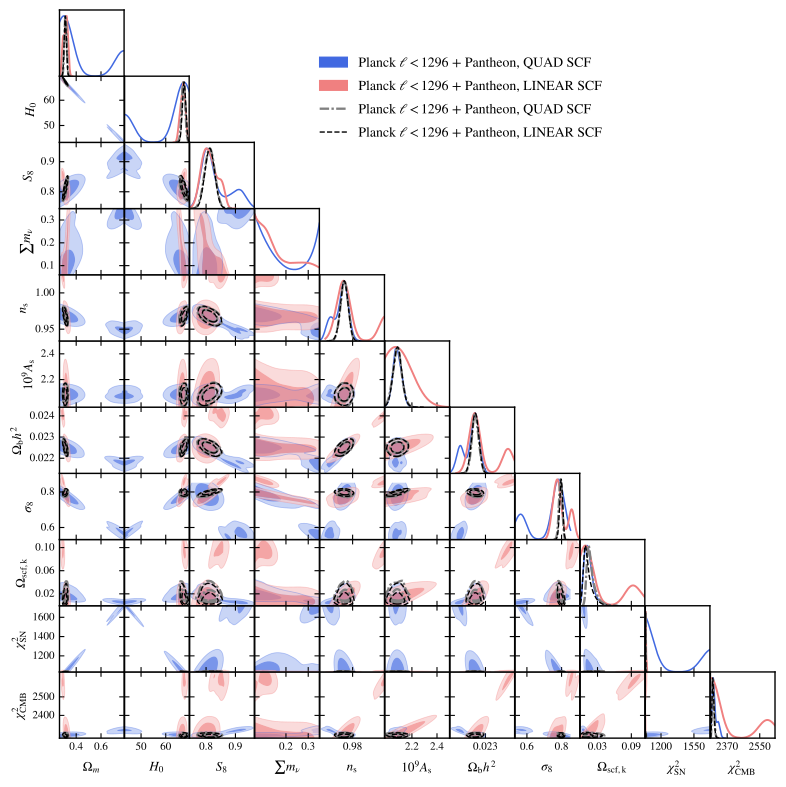

The script that drew this image:
import getdist.plots as gplot
from getdist import MCSamples
from getdist import loadMCSamples
import os
import matplotlib
import subprocess
import matplotlib.pyplot as plt
import numpy as np

# GENERAL PLOT OPTIONS
matplotlib.rcParams['mathtext.fontset'] = 'stix'
matplotlib.rcParams['font.family'] = 'STIXGeneral'
matplotlib.rcParams['mathtext.rm'] = 'Bitstream Vera Sans'
matplotlib.rcParams['mathtext.it'] = 'Bitstream Vera Sans:italic'
matplotlib.rcParams['mathtext.bf'] = 'Bitstream Vera Sans:bold'
matplotlib.rcParams['xtick.bottom'] = True
matplotlib.rcParams['xtick.top'] = False
matplotlib.rcParams['ytick.right'] = False
matplotlib.rcParams['axes.edgecolor'] = 'black'
matplotlib.rcParams['axes.linewidth'] = '1.0'
matplotlib.rcParams['axes.labelsize'] = 'medium'
matplotlib.rcParams['axes.grid'] = True
matplotlib.rcParams['grid.linewidth'] = '0.0'
matplotlib.rcParams['grid.alpha'] = '0.18'
matplotlib.rcParams['grid.color'] = 'lightgray'
matplotlib.rcParams['legend.labelspacing'] = 0.77
matplotlib.rcParams['savefig.bbox'] = 'tight'
matplotlib.rcParams['savefig.format'] = 'pdf'

# ADDING NEFF AS DERIVED PARAMETER
parameter = [u'omegam2', u'H0', u'SS8',u'm_ncdm',u'n_s',u'As_1e9',
u'omegabh2',u'sigma8',u'Omega0_scf_ke',u'chi2_sn2',u'chi2_cmb2']
chaindir=r'./'

analysissettings={'smooth_scale_1D':0.45,'smooth_scale_2D':0.45,
'ignore_rows': u'0.35','range_confidence' : u'0.025'}

analysissettings2={'smooth_scale_1D':0.45,'smooth_scale_2D':0.45,
'ignore_rows': u'0.0','range_confidence' : u'0.025'}


root_chains = (
  'EXAMPLE_MCMC8000',
  'EXAMPLE_MCMC801',
  'EXAMPLE_MCMC8002',
  'EXAMPLE_MCMC803',
)

# --------------------------------------------------------------------------------
samples=loadMCSamples(chaindir + root_chains[0],settings=analysissettings)
p = samples.getParams()
samples.addDerived(p.omegan+(p.omegach2+p.omegabh2)/(p.H0/100.)/(p.H0/100.),name='omegam2',label='{\\Omega_m}')
samples.addDerived(p.sigma8*np.sqrt(p.omegan+(p.omegach2+p.omegabh2)/(p.H0/100.)/(p.H0/100.))/0.5477225575,name='SS8',label='{S_8}')
samples.addDerived(p.chi2__planck_2018_lowl.TT+p.chi2__planck_2018_lowl.EE+p.chi2__planck_2018_highl_plik.TTTEEE,name='chi2_cmb2',label='{\\chi^2_{\\rm CMB}}')
samples.addDerived(p.chi2__sn.pantheon,name='chi2_sn2',label='{\\chi^2_{\\rm SN}}')
samples.saveAsText(chaindir + '/.VM_PKIM_TMP1')
# --------------------------------------------------------------------------------
samples=loadMCSamples(chaindir + root_chains[1],settings=analysissettings)
p = samples.getParams()
samples.addDerived(p.omegan+(p.omegach2+p.omegabh2)/(p.H0/100.)/(p.H0/100.),name='omegam2',label='{\\Omega_m}')#sigma8
samples.addDerived(p.sigma8*np.sqrt(p.omegan+(p.omegach2+p.omegabh2)/(p.H0/100.)/(p.H0/100.))/0.5477225575,name='SS8',label='{S_8}')
samples.addDerived(p.chi2__planck_2018_lowl.TT+p.chi2__planck_2018_lowl.EE+p.chi2__planck_2018_highl_plik.TTTEEE,name='chi2_cmb2',label='{\\chi^2_{\\rm CMB}}')
samples.addDerived(p.chi2__sn.pantheon,name='chi2_sn2',label='{\\chi^2_{\\rm SN}}')
samples.saveAsText(chaindir + '/.VM_PKIM_TMP2')
# --------------------------------------------------------------------------------
samples=loadMCSamples(chaindir + root_chains[2],settings=analysissettings)
p = samples.getParams()
samples.addDerived(p.omegan+(p.omegach2+p.omegabh2)/(p.H0/100.)/(p.H0/100.),name='omegam2',label='{\\Omega_m}')
samples.addDerived(p.sigma8*np.sqrt(p.omegan+(p.omegach2+p.omegabh2)/(p.H0/100.)/(p.H0/100.))/0.5477225575,name='SS8',label='{S_8}')
samples.addDerived(p.chi2__planck_2018_lowl.TT+p.chi2__planck_2018_lowl.EE+p.chi2__planck_2018_highl_plik.TTTEEE,name='chi2_cmb2',label='{\\chi^2_{\\rm CMB}}')
samples.addDerived(p.chi2__sn.pantheon,name='chi2_sn2',label='{\\chi^2_{\\rm SN}}')
samples.saveAsText(chaindir + '/.VM_PKIM_TMP3')
# --------------------------------------------------------------------------------
samples=loadMCSamples(chaindir + root_chains[3],settings=analysissettings)
p = samples.getParams()
samples.addDerived(p.omegan+(p.omegach2+p.omegabh2)/(p.H0/100.)/(p.H0/100.),name='omegam2',label='{\\Omega_m}')
samples.addDerived(p.sigma8*np.sqrt(p.omegan+(p.omegach2+p.omegabh2)/(p.H0/100.)/(p.H0/100.))/0.5477225575,name='SS8',label='{S_8}')
samples.addDerived(p.chi2__planck_2018_lowl.TT+p.chi2__planck_2018_lowl.EE+p.chi2__planck_2018_highl_plik.TTTEEE,name='chi2_cmb2',label='{\\chi^2_{\\rm CMB}}')
samples.addDerived(p.chi2__sn.pantheon,name='chi2_sn2',label='{\\chi^2_{\\rm SN}}')
samples.saveAsText(chaindir + '/.VM_PKIM_TMP4')
# --------------------------------------------------------------------------------


#GET DIST PLOT SETUP
g=gplot.getSubplotPlotter(chain_dir=chaindir,
analysis_settings=analysissettings2,width_inch=8.0)
g.settings.lw_contour = 1.2
g.settings.legend_rect_border = False
g.settings.figure_legend_frame = False
g.settings.axes_fontsize = 13.5
g.settings.legend_fontsize = 15.5
g.settings.alpha_filled_add = 0.7
g.settings.lab_fontsize=15
g.legend_labels=False

param_3d = None
g.triangle_plot(['.VM_PKIM_TMP1','.VM_PKIM_TMP2','.VM_PKIM_TMP3','.VM_PKIM_TMP4'],parameter,
plot_3d_with_param=param_3d,line_args=[
{'lw': 1.1,'ls': 'solid', 'color':'royalblue'},
{'lw': 1.4,'ls': 'solid', 'color':'lightcoral'},
{'lw': 1.7,'ls': '-.', 'color':'grey'},
{'lw': 1.0,'ls': 'dashed', 'color':'black'},
],
contour_colors=['royalblue','lightcoral','grey','black'],
filled=[True,True,False,False,False],
legend_labels=[
  'Planck $\\ell < 1296$ + Pantheon, QUAD SCF', 
  'Planck $\\ell < 1296$ + Pantheon, LINEAR SCF',
  'Planck $\\ell < 1296$ + Pantheon, QUAD SCF',
  'Planck $\\ell < 1296$ + Pantheon, LINEAR SCF',
],
contour_ls=['solid', 'solid', '-.', 'dashed'],
contour_lws=[1.1, 1.4, 1.7, 1.0],
legend_loc=(0.4,0.815),
imax_shaded=0)
g.export()
